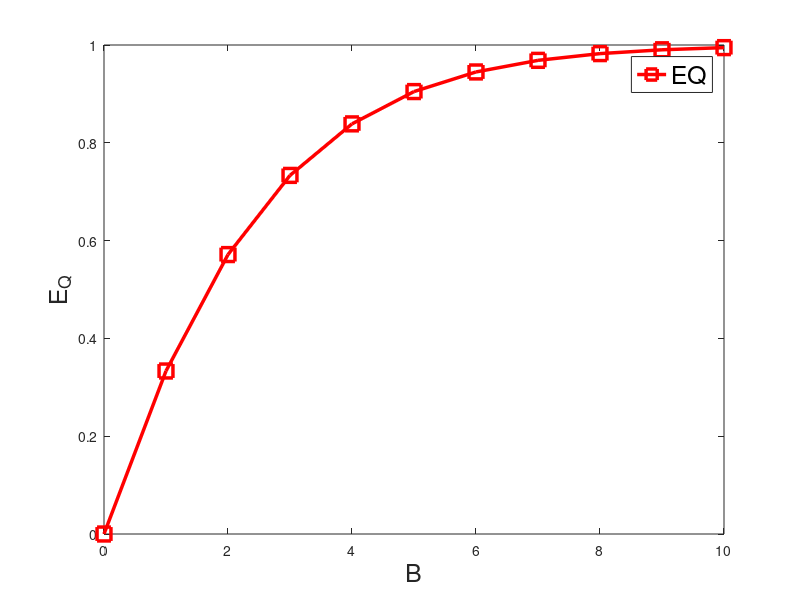

Write the MATLAB code that produced this figure. (Note: this script raises an error after producing the figure.)
rho = 0.5;
B = 0 : 1 :10;
E_Q = rho / (1 - rho) - (B+1).* rho.^(B+1)./(1 - rho.^(B+1));

plot(B, E_Q, 'r-s','LineWidth',2.5,'MarkerSize',10)
%hold on
%plot(B, E_Q_paper, 'b-+','LineWidth',2.5,'MarkerSize',10)
xlabel('B','FontSize',18)
ylabel('E_Q','FontSize',18)
legend({'EQ'}, 'FontSize', 18)
title('\rho='+string(rho), 'FontSize', 15)
grid on
